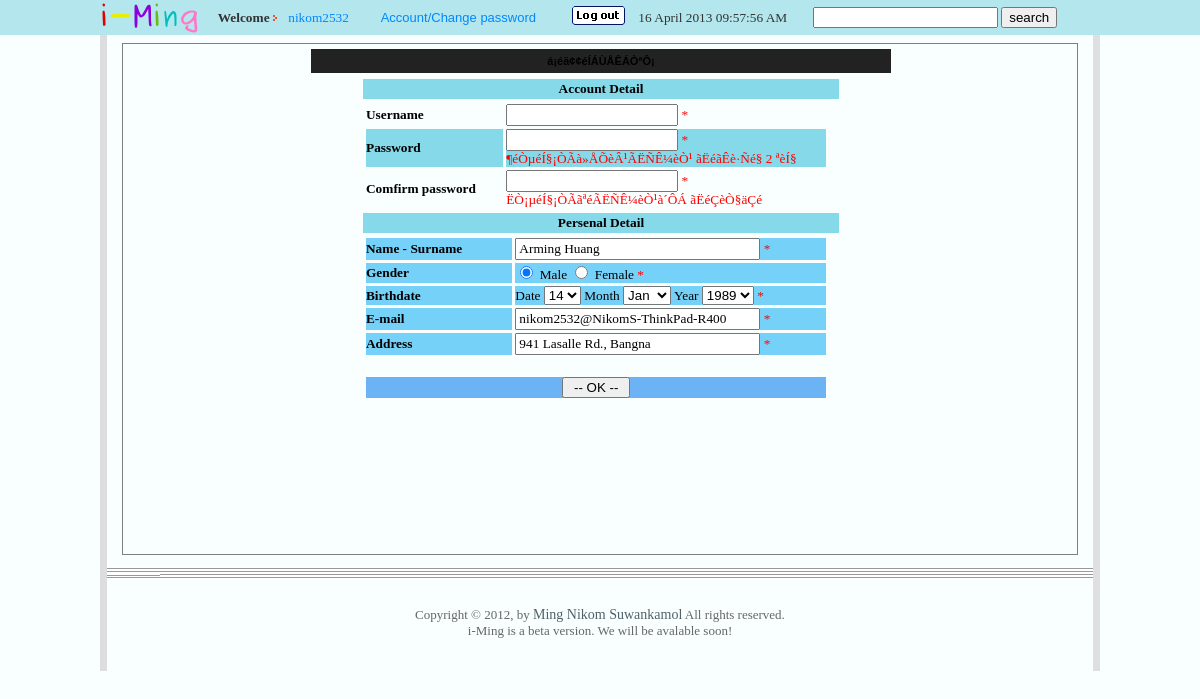
The page /member_edit.php (signed in) on the database its author committed.
### tables this page shows
CREATE TABLE IF NOT EXISTS `social_iMing_customer_v3` (
  `userID` int(15) NOT NULL AUTO_INCREMENT,
  `username` varchar(20) NOT NULL,
  `password` varchar(100) NOT NULL,
  `name` varchar(100) NOT NULL,
  `sex` char(1) NOT NULL,
  `birthday` date NOT NULL,
  `email` varchar(150) NOT NULL,
  `address` text NOT NULL,
  `regis_date` datetime NOT NULL,
  `regis_ip` varchar(50) NOT NULL,
  `last_login` datetime NOT NULL,
  `enable` char(1) NOT NULL,
  `admin` char(1) NOT NULL,
  PRIMARY KEY (`userID`),
  UNIQUE KEY `email` (`email`),
  UNIQUE KEY `username` (`username`)
);

### src/include/member_regis_form.php (the view, shortened to what this page needs)
						<table width="480"  border="0" cellspacing="2" cellpadding="0" align="center">
                          <tr class="nortxt">
                            <td height="20" bgcolor="85d9e8" align="center"><b>Account Detail</b></td>
                          </tr>
                          <tr class="nortxt">
                            <td height="20">
                                <table width="98%" border="0" cellspacing="3" cellpadding="0">
                                  <tr class="nortxt">
                                    <td width="30%"><b>
                                        Username</b></td>
                                    <td>
<? if (ereg("member_edit",$GLOBALS[REQUEST_URI], $array)) {
			echo $_SESSION[su];
} else {
?>
                                        <input name="username" type="text" class="nortxt" size="20"maxlength="15" value="<?=$username?>"> <font color="FF0000">*</font>
<? } ?>
                                      </td>
                                  </tr>
                                  <tr class="nortxt" bgcolor="85d9e8">
                                    <td><b>
                                        Password </b></td>
                                    <td>
                                        <input name="pass1" type="password" class="nortxt" size="20"maxlength="15" value="<?=$pass1?>"> <font color="FF0000">* <?=$msg1?></font>
                                      </td>
                                  </tr>
                                  <tr class="nortxt">
                                    <td><b>
                                        Comfirm password</b></td>
                                    <td>
                                        <input name="pass2" type="password" class="nortxt" size="20"maxlength="15" value="<?=$pass2?>"> <font color="FF0000">* <?=$msg2?></font>
                                      </td>
                                  </tr>
                                </table>
                              </div></td>
                          </tr>
                          <tr class="nortxt">
                            <td height="20" bgcolor="85d9e8" align="center">
                                <b>Persenal Detail</b>
                              </td>
                          </tr>
                          <tr class="nortxt">
                            <td height="20">
                                <table width="98%" border="0" cellspacing="3" cellpadding="0">
                                  <tr class="nortxt" bgcolor="75d1f8">
                                    <td width="32%"><b>
                                        Name - Surname</b></td>
                                    <td width="68%">
                                        <input name="name" type="text" class="nortxt" size="30" value="<?=$name?>" maxlength="50"> <font color="FF0000">*</font>
                                      </td>
                                  </tr>
                                  <tr class="nortxt" bgcolor="75d1f8">
                                    <td><b>
                                        Gender </b></td>
                                    <td>
                                        <input name="sex" type="radio" class="nortxt" value="m" <? if($sex=="m") echo "checked"; ?>> Male <input name="sex" type="radio" class="nortxt" value="f" <?php if($sex=="f") echo "checked"; ?>> Female <font color="FF0000">*</font>
                                      </td>
                                  </tr>
                                  <tr class="nortxt" bgcolor="75d1f8">
                                    <td><b>
                                        Birthdate </b></td>
                                    <td>Date
								  <select name="birth_date">
									<option value="14" <? if($birth_date=="14") echo "selected"; ?>>14</option>
								</select>
								Month
								  <select name="birth_month">
									<option value="1" <? if($birth_date=="1") echo "selected"; ?>>Jan</option>
								</select>
								Year
								  <select name="birth_year">
								  <?
								  $date=getdate();
								  for($x=0;$x<100;$x++) {
									  $i=$date[year]-$x;
									 ?>
									<option value="<?=$i?>" <? if($birth_year==$i) echo "selected"; ?>><?=$i?></option>
								<?
								  }
								?>
								  </select> <font color="FF0000">*</font>
									</td>
                                  </tr>
                                  <tr class="nortxt" bgcolor="75d1f8">
                                    <td><b>
                                        E-mail </b></td>
                                    <td>
                                        <input name="email" type="text" class="nortxt" size="30" value="<?=$email?>" maxlength="50"> <font color="FF0000">*</font>
                                      </td>
                                  </tr>
                                  <tr class="nortxt" bgcolor="75d1f8">
                                    <td><b>
                                        Address </b></td>
                                    <td>
                                        <input name="address" type="text" class="nortxt" size="30" value="<?=$address?>" maxlength="200"> <font color="FF0000">*</font>
                                      </td>
                                  </tr>
                                  <tr class="nortxt">
                                    <td></td>
                                    <td>
                                      </td>
                                  </tr>
                                  <tr class="nortxt" bgcolor="6cb3f6">
                                    <td colspan="2" align="center">
                                        <input type="submit" value=" -- OK -- ">
                                      </td>
                                  </tr>
                              </table></td>
                          </tr>
                          <tr class="nortxt">
                            <td height="20">&nbsp;</td>
                          </tr>
                          <tr class="nortxt">
                            <td height="20"></td>
                          </tr>
                        </table>

### src/css/style.css (style rules this page uses)
.nortxt { font-family: Tahoma; font-size: 10pt; }

### src/include/index_head.php (style rules this page uses)
body { font-family: Arial, sans-serif }

### rows shown on the page
social_iming_customer_v3: name "Arming Huang", sex "☑", birth_date "14", birth_year "1989", email "nikom2532@NikomS-ThinkPad-R400", address "941 Lasalle Rd., Bangna"

### other values the page prints
$msg1 "¶éÒµéÍ§¡ÒÃà»ÅÕèÂ¹ÃËÑÊ¼èÒ¹ ãËéãÊè·Ñé§ 2 ªèÍ§"
$msg2 "ËÒ¡µéÍ§¡ÒÃãªéÃËÑÊ¼èÒ¹à´ÔÁ ãËéÇèÒ§äÇé"
$_SESSION[su] "nikom2532"
